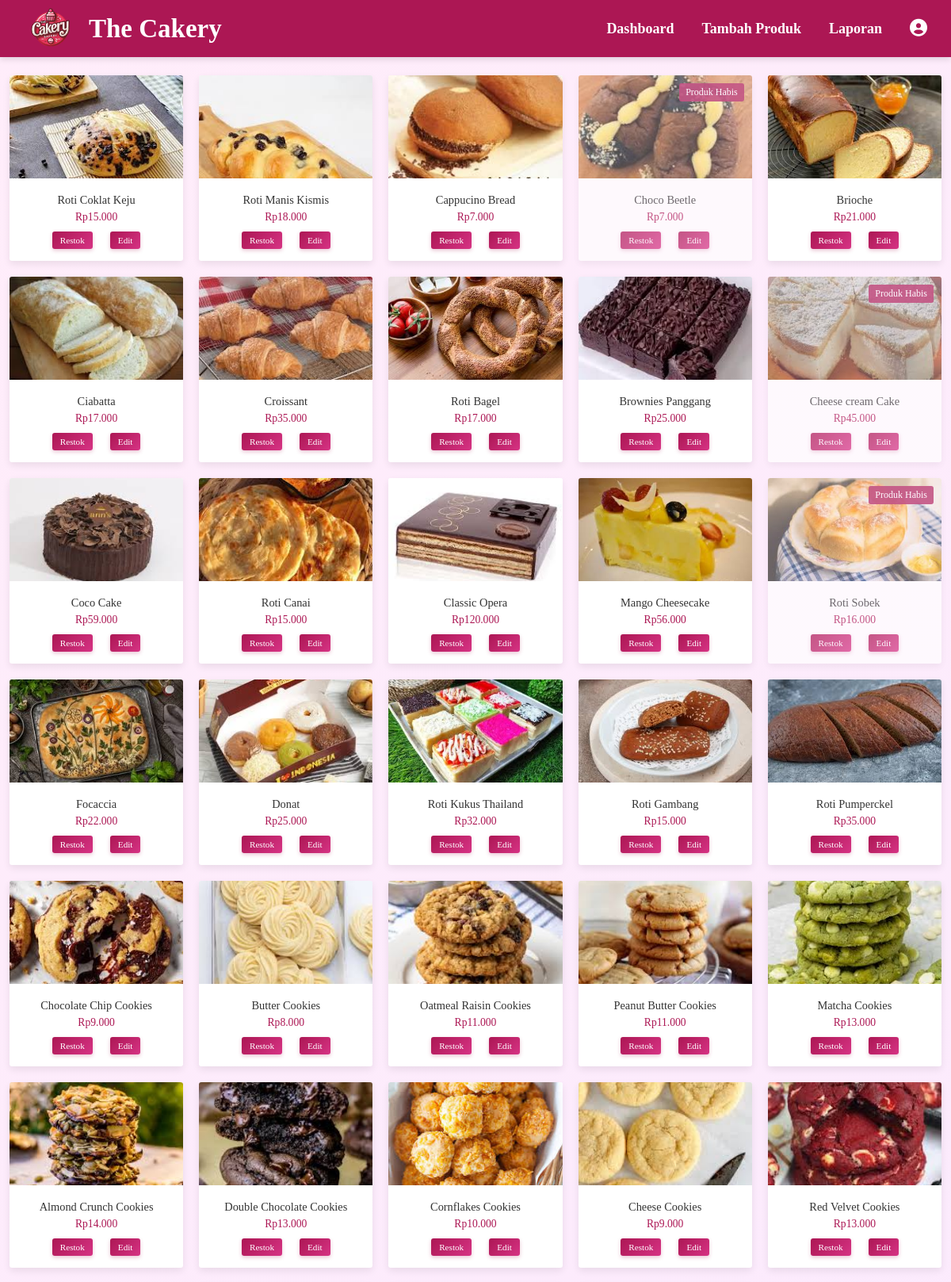
The app's page /admin/index.php (upper part) with its own data.
### tables this page shows
CREATE TABLE `tb_produk` (
  `id` int(11) NOT NULL,
  `nama_produk` varchar(255) NOT NULL,
  `deskripsi` text NOT NULL,
  `harga` decimal(10,0) NOT NULL,
  `stok` int(11) NOT NULL,
  `gambar` varchar(255) NOT NULL,
  `kategori` varchar(100) NOT NULL,
  `crated_at` timestamp(6) NOT NULL DEFAULT current_timestamp(6) ON UPDATE current_timestamp(6)
);

### admin/index.php (the view, shortened to what this page needs)
<?php
include 'koneksi.php';
?>
<!DOCTYPE html>
<html lang="id">
<head>
<link rel="stylesheet" href="https://cdnjs.cloudflare.com/ajax/libs/font-awesome/6.5.0/css/all.min.css">
</head>
<body>
<?php include 'navmenu.php'; ?>
<div class="product-grid">
<?php
$query = "SELECT * FROM tb_produk";
$result = mysqli_query($koneksi, $query);
if (mysqli_num_rows($result) > 0) {
    while ($data = mysqli_fetch_assoc($result)) {
        $gambar = htmlspecialchars($data['gambar']);
        $gambar_path = "img/" . $gambar;
        $stok_habis = $data['stok'] <= 0 ? 'out-of-stock' : '';
        echo "
        <div class='product-card {$stok_habis}'>
            <img src='{$gambar_path}' alt='" . htmlspecialchars($data['nama_produk']) . "'>
            <div class='product-info'>
                <h3>" . htmlspecialchars($data['nama_produk']) . "</h3>
                <p>Rp" . number_format($data['harga'], 0, ',', '.') . "</p>
                <div class='button-group'>
                    <a href='restok_produk.php?id=" . htmlspecialchars($data['id']) . "'>Restok</a>
                    <a href='edit_produk.php?id=" . htmlspecialchars($data['id']) . "'>Edit</a>
                </div>
            </div>
        </div>
        ";
    }
} else {
    echo "<p style='text-align:center; color:#AC1754; font-weight:400;'>Tidak ada produk tersedia.</p>";
}
?>
</div>
</body>
</html>

### admin/index.php (style rules this page uses)
body { font-family: 'Inter', sans-serif; background: linear-gradient(135deg, #FFEDFA 0%, #F8E8FF 100%); min-height: 100vh; margin: 0; padding-top: 76px; overflow-x: hidden; }
.product-grid { display: grid; grid-template-columns: repeat(5, minmax(0, 1fr)); gap: 20px; width: 100%; padding: 0 12px; margin: 20px auto; }
.product-card { background: #fff; border-radius: 3px; overflow: hidden; box-shadow: 0 4px 10px rgba(0,0,0,0.08); transition: all 0.3s ease; text-align: center; position: relative; }
.product-card img { width: 100%; height: 130px; object-fit: cover; transition: 0.3s ease; }
.product-info { padding: 10px 8px 15px; }
.product-info h3 { margin: 5px 0; font-size: 0.9rem; color: #333; font-weight: 400; }
.product-info p { color: #AC1754; font-weight: 400; font-size: 0.85rem; margin: 0 0 10px; }
.button-group { display: flex; justify-content: center; gap: 22px; }
.button-group a { text-decoration: none; padding: 5px 10px; border-radius: 3px; font-size: 0.7rem; font-weight: 400; background: linear-gradient(135deg, #AC1754 0%, #D63384 100%); color: #fff; transition: all 0.3s ease; box-shadow: 0 2px 5px rgba(172, 23, 84, 0.25); }
.out-of-stock { opacity: 0.7; }
.out-of-stock::after { content: "Produk Habis"; position: absolute; top: 10px; right: 10px; background: rgba(172, 23, 84, 0.9); color: white; padding: 4px 8px; border-radius: 3px; font-size: 0.75rem; font-weight: 500; z-index: 2; }

### admin/navmenu.php (style rules this page uses)
* { margin: 0; padding: 0; box-sizing: border-box; font-family: 'Poppins Semibold'; }
body { background-color: #ffedfa; padding-top: 75px; }

### records on screen
tb_produk: gambar+nama_produk (picture), nama_produk "Roti Coklat Keju", harga "15.000"
tb_produk: gambar+nama_produk (picture), nama_produk "Roti Manis Kismis", harga "18.000"
tb_produk: gambar+nama_produk (picture), nama_produk "Cappucino Bread", harga "7.000"
tb_produk: gambar+nama_produk (picture), nama_produk "Choco Beetle", harga "7.000"
tb_produk: gambar (picture), nama_produk "Brioche", harga "21.000"
tb_produk: gambar+nama_produk (picture), nama_produk "Ciabatta", harga "17.000"
tb_produk: gambar+nama_produk (picture), nama_produk "Croissant", harga "35.000"
tb_produk: gambar (picture), nama_produk "Roti Bagel", harga "17.000"
tb_produk: gambar (picture), nama_produk "Brownies Panggang", harga "25.000"
tb_produk: gambar (picture), nama_produk "Cheese cream Cake", harga "45.000"
tb_produk: gambar+nama_produk (picture), nama_produk "Coco Cake", harga "59.000"
tb_produk: gambar (picture), nama_produk "Roti Canai", harga "15.000"
tb_produk: gambar (picture), nama_produk "Classic Opera", harga "120.000"
tb_produk: gambar+nama_produk (picture), nama_produk "Mango Cheesecake", harga "56.000"
tb_produk: gambar (picture), nama_produk "Roti Sobek", harga "16.000"
tb_produk: gambar+nama_produk (picture), nama_produk "Focaccia", harga "22.000"
tb_produk: gambar+nama_produk (picture), nama_produk "Donat", harga "25.000"
tb_produk: gambar (picture), nama_produk "Roti Kukus Thailand", harga "32.000"
tb_produk: gambar (picture), nama_produk "Roti Gambang", harga "15.000"
tb_produk: gambar (picture), nama_produk "Roti Pumperckel", harga "35.000"
tb_produk: gambar+nama_produk (picture), nama_produk "Chocolate Chip Cookies", harga "9.000"
tb_produk: gambar+nama_produk (picture), nama_produk "Butter Cookies", harga "8.000"
tb_produk: gambar+nama_produk (picture), nama_produk "Oatmeal Raisin Cookies", harga "11.000"
tb_produk: gambar (picture), nama_produk "Peanut Butter Cookies", harga "11.000"
tb_produk: gambar+nama_produk (picture), nama_produk "Matcha Cookies", harga "13.000"
tb_produk: gambar (picture), nama_produk "Almond Crunch Cookies", harga "14.000"
tb_produk: gambar (picture), nama_produk "Double Chocolate Cookies", harga "13.000"
tb_produk: gambar+nama_produk (picture), nama_produk "Cornflakes Cookies", harga "10.000"
tb_produk: gambar+nama_produk (picture), nama_produk "Cheese Cookies", harga "9.000"
tb_produk: gambar+nama_produk (picture), nama_produk "Red Velvet Cookies", harga "13.000"
